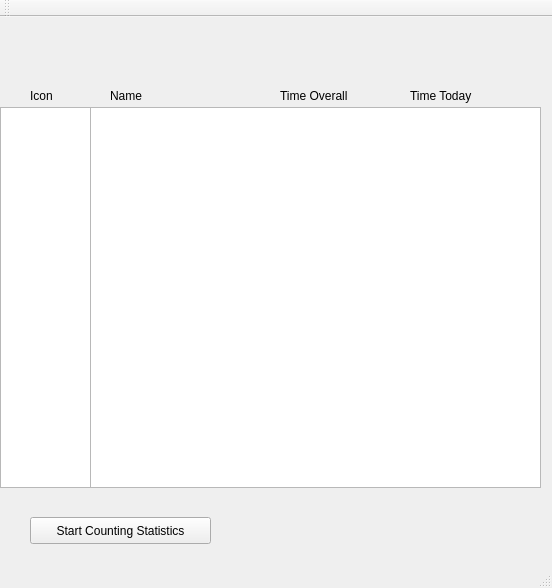
<?xml version="1.0" encoding="UTF-8"?>
<ui version="4.0">
 <class>MainWindow</class>
 <widget class="QMainWindow" name="MainWindow">
  <property name="geometry">
   <rect>
    <x>0</x>
    <y>0</y>
    <width>552</width>
    <height>588</height>
   </rect>
  </property>
  <property name="windowTitle">
   <string>MainWindow</string>
  </property>
  <widget class="QWidget" name="centralWidget">
   <widget class="QPushButton" name="Start_Stats_Button">
    <property name="geometry">
     <rect>
      <x>30</x>
      <y>500</y>
      <width>181</width>
      <height>27</height>
     </rect>
    </property>
    <property name="text">
     <string>Start Counting Statistics</string>
    </property>
   </widget>
   <widget class="QGraphicsView" name="ItemIcon">
    <property name="geometry">
     <rect>
      <x>0</x>
      <y>90</y>
      <width>91</width>
      <height>381</height>
     </rect>
    </property>
   </widget>
   <widget class="QLabel" name="Name_Table">
    <property name="geometry">
     <rect>
      <x>110</x>
      <y>70</y>
      <width>67</width>
      <height>17</height>
     </rect>
    </property>
    <property name="text">
     <string>Name</string>
    </property>
   </widget>
   <widget class="QLabel" name="Time_Label">
    <property name="geometry">
     <rect>
      <x>280</x>
      <y>70</y>
      <width>91</width>
      <height>17</height>
     </rect>
    </property>
    <property name="text">
     <string>Time Overall</string>
    </property>
   </widget>
   <widget class="QLabel" name="Time_Today_Label_2">
    <property name="geometry">
     <rect>
      <x>410</x>
      <y>70</y>
      <width>91</width>
      <height>17</height>
     </rect>
    </property>
    <property name="text">
     <string>Time Today</string>
    </property>
   </widget>
   <widget class="QLabel" name="Icon_Label">
    <property name="geometry">
     <rect>
      <x>30</x>
      <y>70</y>
      <width>67</width>
      <height>17</height>
     </rect>
    </property>
    <property name="text">
     <string>Icon</string>
    </property>
   </widget>
   <widget class="QTextBrowser" name="Statistics_Browser">
    <property name="geometry">
     <rect>
      <x>90</x>
      <y>90</y>
      <width>451</width>
      <height>381</height>
     </rect>
    </property>
   </widget>
  </widget>
  <widget class="QMenuBar" name="menuBar">
   <property name="geometry">
    <rect>
     <x>0</x>
     <y>0</y>
     <width>552</width>
     <height>25</height>
    </rect>
   </property>
  </widget>
  <widget class="QToolBar" name="mainToolBar">
   <attribute name="toolBarArea">
    <enum>TopToolBarArea</enum>
   </attribute>
   <attribute name="toolBarBreak">
    <bool>false</bool>
   </attribute>
  </widget>
  <widget class="QStatusBar" name="statusBar"/>
 </widget>
 <layoutdefault spacing="6" margin="11"/>
 <resources/>
 <connections/>
</ui>
